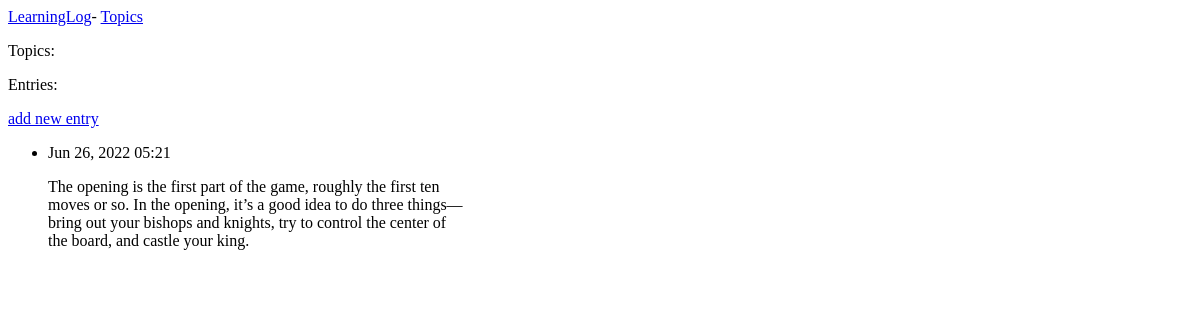
The page /topics/1 on the database as committed earlier.
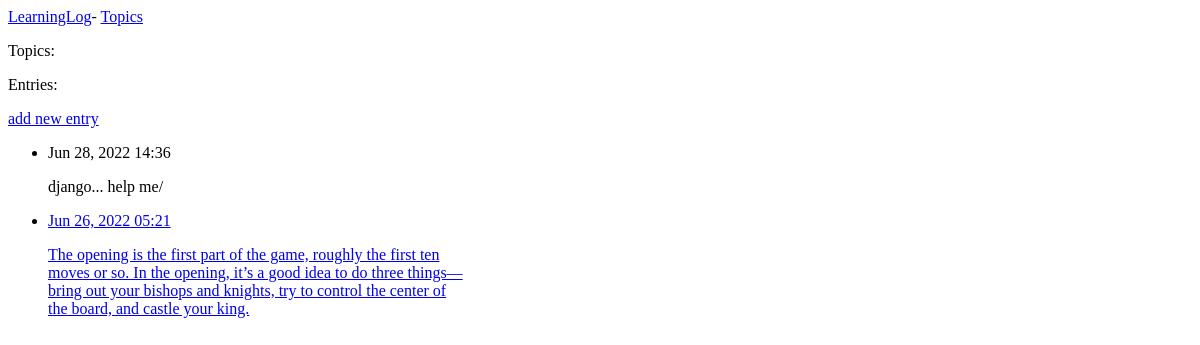
The same page on the database as committed later.
### learning_logs/models.py (models this page shows, shortened)
class Entry(models.Model):
    topic = models.ForeignKey(Topic, on_delete=models.CASCADE)
    text = models.TextField()
    date_added = models.DateTimeField(auto_now_add=True)
    class Meta:
        verbose_name_plural = 'entries'

### learning_logs/views.py (the view)
# urls.py: path('topics/<int:topic_id>',views.topic, name='topic'),
def topic(request,topic_id):
	topic = Topic.objects.get(id =topic_id)
	entries = topic.entry_set.order_by('-date_added') # revrse order
	context = {'topic':topic,'entries': entries}
	return render(request, 'learning_logs/topic.html', context)

### learning_logs/templates/learning_logs/topic.html
{%extends 'learning_logs/base.html'%}
{%block content%}
	<p> Topics:{{topics}}</p>
	<p>Entries:</p>
	<p>
		<a href="{% url 'new_entry' topic.id%}">add new entry</a>
	</p>
	<ul>
	{%for entry in entries%}
		<li>
			<p>{{entry.date_added| date:'M d, Y H:i'}}</p>
			<p>{{entry.text|linebreaks}}</p>
			<p><a href="{% url 'edit_entry' entry.id %}" edit entry</a></p>
		</li>
	{%empty%}
		<li>
			There are no entries for this topic yet
		</li>
	{%endfor%}
	</ul>
{%endblock content%}

### learning_logs/templates/learning_logs/base.html
<p>
	<a href ="{% url 'index' %}">LearningLog</a>-
	<a href ="{% url 'topics' %}">Topics</a>
</p>
{% block content %}
{% endblock content %}

Rows that differ between the two databases and show on the page:
added Entry: date_added "Jun 28, 2022 14:36", text "django... help me/"
